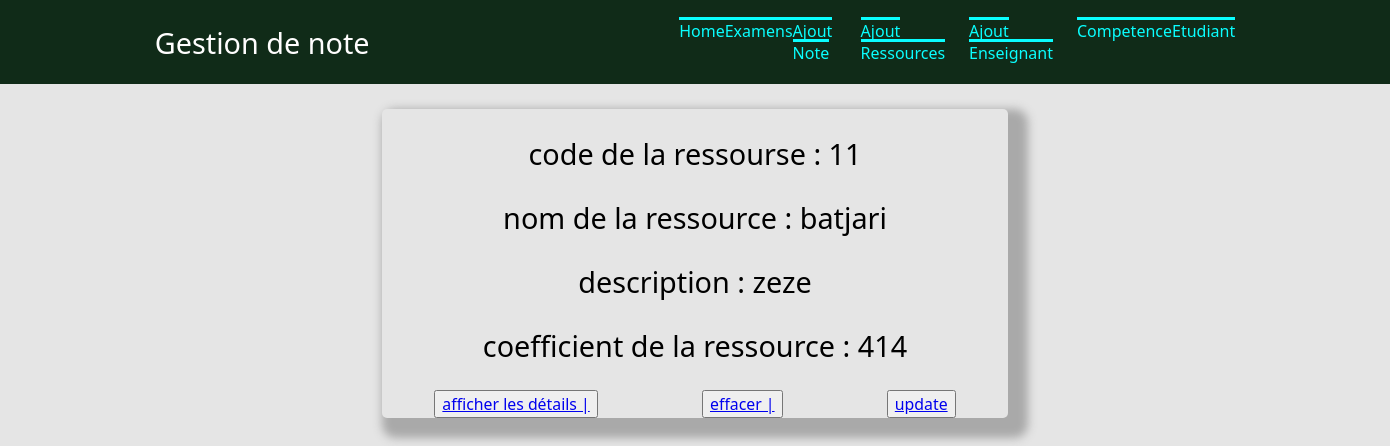
The app's page /, older data.
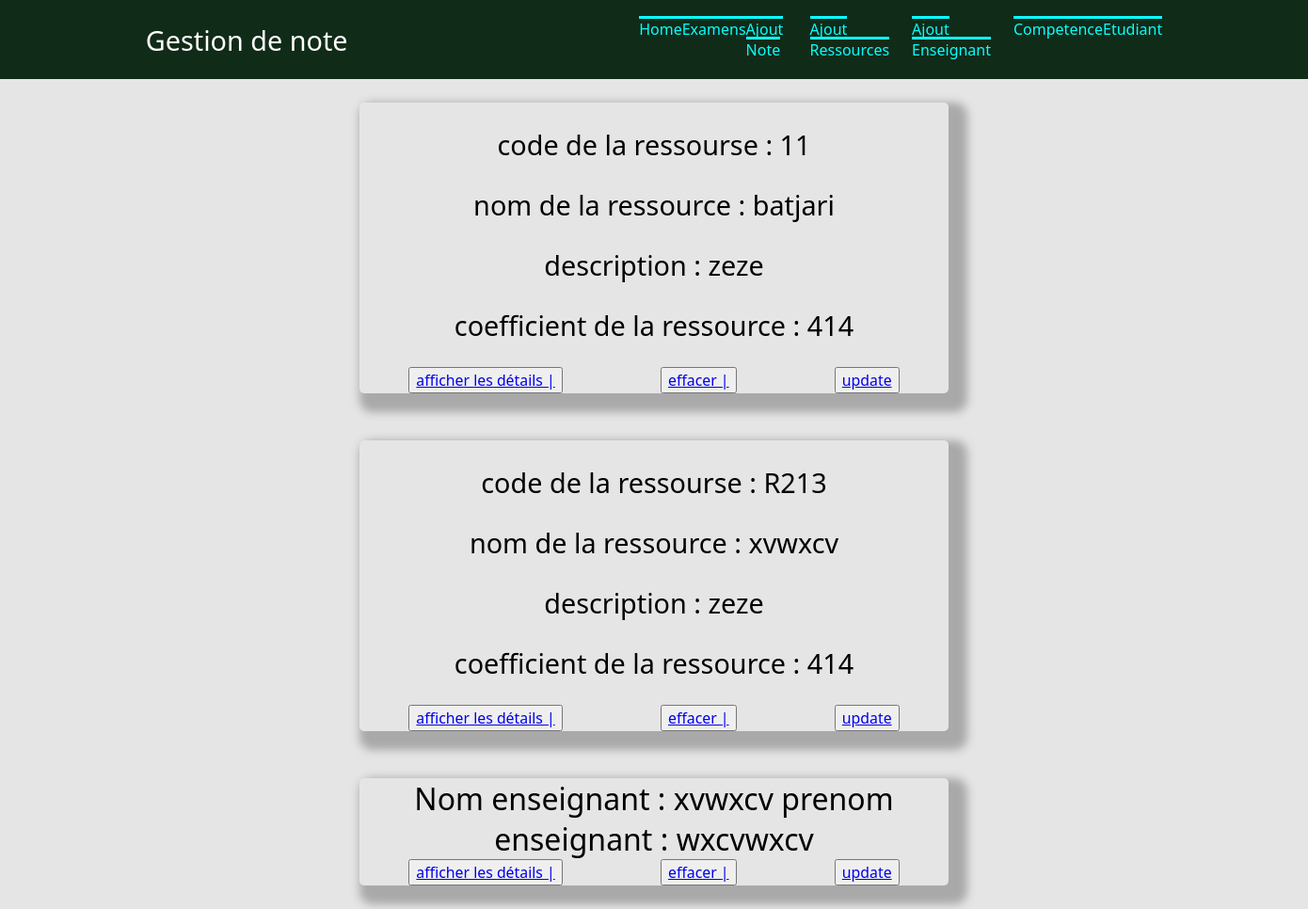
The same page, newer data.
### gestion/models.py (models this page shows, shortened)
class Ressources(models.Model):
    code_ressource = models.CharField(max_length=100)
    nom = models.CharField(max_length=100)
    descriptif = models.TextField(null=True, blank=True)
    coefficient = models.CharField(max_length=100)
    competence = models.ManyToManyField("UE",null=True, blank=True)

class Enseignant(models.Model):
    nom = models.CharField(max_length=100)
    prenom = models.CharField(max_length=100)

### gestion/views.py (the view)
# urls.py: path('', views.home),
def home(request):
    liste = list(models.Etudiant.objects.all())
    liste2 = list(models.UE.objects.all())
    liste3 = list(models.Ressources.objects.all())
    liste4 = list(models.Enseignant.objects.all())
    return render(request,'gestion/home.html',{'liste': liste, 'liste2': liste2,'liste3': liste3,'liste4': liste4,})

### gestion/templates/gestion/home.html (shortened to what this page needs)
{% extends "gestion/main.html" %}
{% block content %}
{% for l in liste3 %}
<ul class="ul1">
<h2> code de la ressourse : {{l.code_ressource}}</h2>
<h2>  nom de la ressource : {{l.nom}}</h2>
<h2>   description : {{l.descriptif}}</h2>
<h2> coefficient de la ressource : {{l.coefficient}} </h2>
<li class="li1">
        <button name="button"><a href="/gestion/affiche_res/{{l.id}}"> afficher les détails | </a></button>
        <button name="button"><a href="/gestion/deleteressources/{{l.id}}"> effacer | </a></button>
        <button name="button"><a href="/gestion/updateressources/{{l.id}}"> update </a></button>   </li>
</ul>
{%endfor%}
{% for l in liste4 %}
<ul class="ul1">
<h1>  Nom enseignant : {{l.nom}}
prenom enseignant : {{l.prenom}} </h1>
    <li class="li1">
        <button name="button"><a href="/gestion/affiche/{{l.id}}"> afficher les détails | </a></button>
        <button name="button"><a href="/gestion/deleteenseignant/{{l.id}}"> effacer | </a></button>
        <button name="button"><a href="/gestion/updateenseignant/{{l.id}}"> update </a></button>   </li>
</ul>
{%endfor%}
{% endblock %}

Row changes from the older to the newer data that the page shows:
added Ressources: code_ressource "R213", nom "xvwxcv", descriptif "zeze", coefficient "414"
added Enseignant: nom "xvwxcv", prenom "wxcvwxcv"
